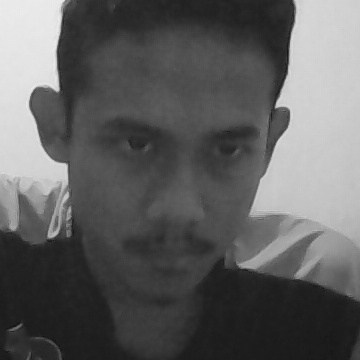
#> input picture face/dataSet/face-1.1.jpg, 360 x 360 px; its folder holds 4 pictures in this run
$ python train.py
#> lines starting #> are read from the running program, lines starting #| are printed output that depends on the picture
import cv2,os
import numpy as np
from PIL import Image

recognizer = cv2.face.LBPHFaceRecognizer_create()
cascadePath = "Classifiers/face.xml"
faceCascade = cv2.CascadeClassifier(cascadePath);
path = 'dataSet'

def get_images_and_labels(path):
#> called with path = 'dataSet'
     image_paths = [os.path.join(path, f) for f in os.listdir(path)]
     # images will contains face images
     images = []
     # labels will contains the label that is assigned to the image
     labels = []
     for image_path in image_paths:
         # Read the image and convert to grayscale
         image_pil = Image.open(image_path).convert('L')
#> image_pil is the input picture: PIL image 360x360 L; min 15, max 237, mean 95.3
         # Convert the image format into numpy array
         image = np.array(image_pil, 'uint8')
         # Get the label of the image
         nbr = int(os.path.split(image_path)[1].split(".")[0].replace("face-", ""))
         #nbr=int(''.join(str(ord(c)) for c in nbr))
         print (nbr)
         # Detect the face in the image
         faces = faceCascade.detectMultiScale(image)
#> faces = [[59, 56, 237, 237]]
         # If face is detected, append the face to images and the label to labels
         for (x, y, w, h) in faces:
             images.append(image[y: y + h, x: x + w])
             labels.append(nbr)
             cv2.imshow("Adding faces to traning set...", image[y: y + h, x: x + w])
             cv2.waitKey(10)
#> this loop made 1 pass
#> pass 1, in get_images_and_labels, `cv2.imshow("Adding faces to traning set...", image[y: y + h, x: x + w])`:
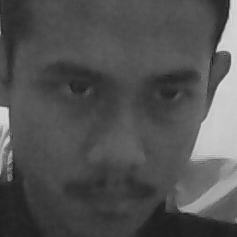
#> window 'Adding faces to traning set...': shape (237, 237); min 23, max 218, mean 81.4
#> after the loop, images = 1 item; labels = [1]
#> pass 2 of the loop in get_images_and_labels, `for image_path in image_paths:`:
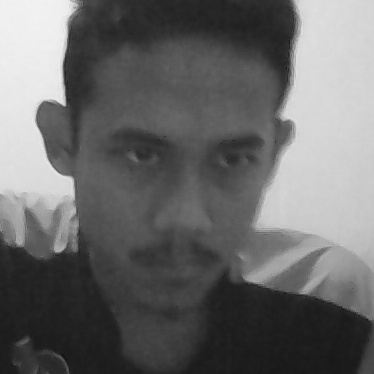
#> input picture face/dataSet/face-1.10.jpg, 374 x 374 px
#> in get_images_and_labels, image_pil is the input picture: PIL image 374x374 L; min 14, max 243, mean 104.9
#> faces = [[56, 62, 257, 257]]
#> the loop in get_images_and_labels, `for (x, y, w, h) in faces:` made 1 pass
#> pass 1, in get_images_and_labels, `cv2.imshow("Adding faces to traning set...", image[y: y + h, x: x + w])`:
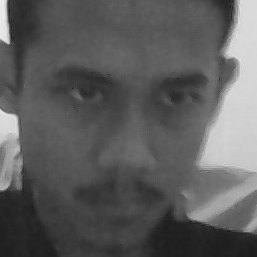
#> window 'Adding faces to traning set...': shape (257, 257); min 18, max 241, mean 92.3
#> after the loop in get_images_and_labels, `for (x, y, w, h) in faces:`: images = 2 items; labels = [1, 1]
#> pass 3 of the loop in get_images_and_labels, `for image_path in image_paths:`:
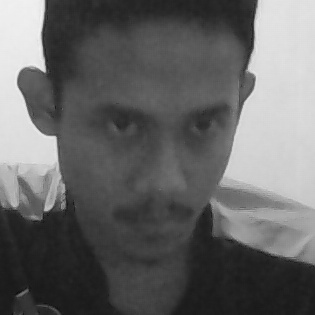
#> input picture face/dataSet/face-1.11.jpg, 315 x 315 px
#> in get_images_and_labels, image_pil is the input picture: PIL image 315x315 L; min 11, max 243, mean 101.1
#> faces = [[48, 44, 214, 214]]
#> the loop in get_images_and_labels, `for (x, y, w, h) in faces:` made 1 pass
#> pass 1, in get_images_and_labels, `cv2.imshow("Adding faces to traning set...", image[y: y + h, x: x + w])`:
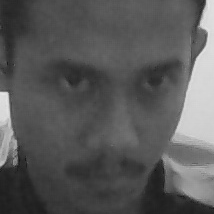
#> window 'Adding faces to traning set...': shape (214, 214); min 16, max 228, mean 88.6
#> after the loop in get_images_and_labels, `for (x, y, w, h) in faces:`: images = 3 items; labels = [1, 1, 1]
#> the loop made 4 passes; the first 3 are shown
     # return the images list and labels list
     return images, labels


images, labels = get_images_and_labels(path)
cv2.imshow('test',images[0])
cv2.waitKey(1)

recognizer.train(images, np.array(labels))
#> (the run stopped early here; a loop or call above may not have finished)
